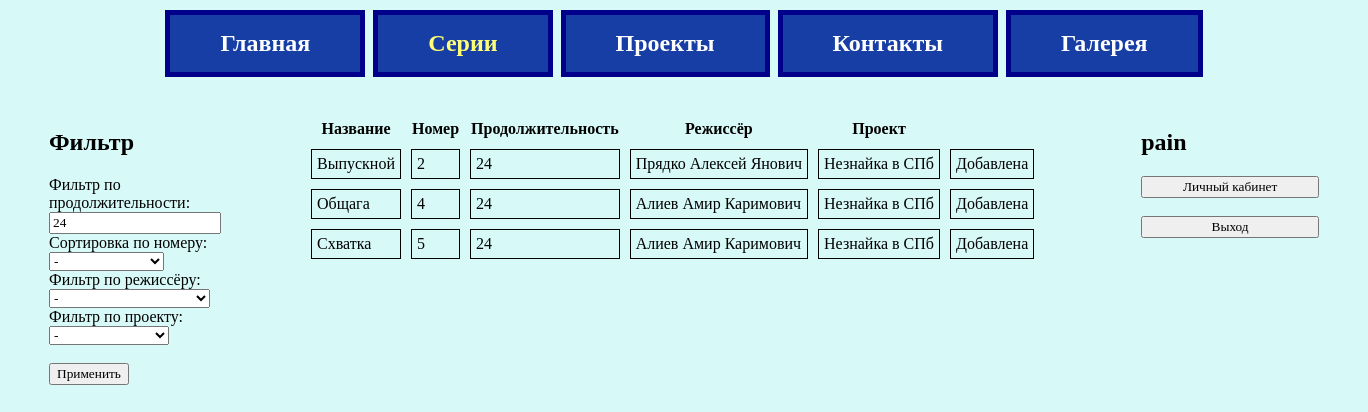
Screenshot of /series.php?duration=24 (signed in) with the database file from the repository.
### tables this page shows
CREATE TABLE `series` (
  `id` int(4) NOT NULL,
  `name` varchar(60) NOT NULL,
  `num` int(3) NOT NULL,
  `duration` int(3) NOT NULL,
  `emp_id` int(4) NOT NULL,
  `project_id` int(4) NOT NULL
);

CREATE TABLE `employees` (
  `id` int(7) NOT NULL,
  `name` varchar(60) NOT NULL,
  `position` varchar(60) NOT NULL,
  `login` varchar(60) NOT NULL,
  `pass` varchar(60) NOT NULL
);

CREATE TABLE `projects` (
  `id` int(4) NOT NULL,
  `name` varchar(60) NOT NULL,
  `genre` varchar(60) NOT NULL,
  `age_limit` varchar(20) NOT NULL,
  `emp_id` int(4) NOT NULL,
  `sponsor_id` int(4) NOT NULL
);

### series.php (the view, shortened to what this page needs)
<!DOCTYPE html>
<html>
<head>
    <link rel="stylesheet" href="style1.css">
    <link rel="stylesheet" href="style2.css">
</head>
<body bgcolor="D7F9F7">
    <link rel="stylesheet" href="style2.css">
    <div class="page">
        <div class="block0">
            <ul class="nav">
                <li><a class="buttons" href="index.php">Главная</a></li>
                <li><a class="mainbuttons" href="series.php">Серии</font></a></li>
                <li><a class="buttons" href="projects.php">Проекты</font></a></li>
                <li><a class="buttons" href="ref.php">Контакты</font></a></li>
        	    <li><a class="buttons" href="sponsors.php">Галерея</font></a></li>
            </ul>
        </div>
        <div class="container">
            <div class="block1" <?php session_start(); if ($_SESSION['user'] == "in"){
                } ?>>
                <h2>Фильтр</h2>
                <form method="GET" action="">
                    <label>Фильтр по продолжительности:</label>
                    <input type="text" name="duration" value="<?php echo isset($_GET['duration']) ? $_GET['duration'] : ''; ?>" />
                    <br>
                    <label>Сортировка по номеру:</label>
                    <select name="sort">
                        <option value="no"<?php if(isset($_GET['sort']) && $_GET['sort'] == 'no') { echo ' selected="selected"'; } ?>>-</option>
                    </select>
                    <br>
                    <?php
                    echo '<label>Фильтр по режиссёру:</label><br>';
                    echo '<select name="rez" id="rez" size="1">';
                    echo '<option value = "no">-</option>';
                    echo '</select>';
                    echo '<br>';
                    echo '<label>Фильтр по проекту:</label><br>';
                    echo '<select name="pro" id="pro" size="1">';
                    echo '<option value = "no">-</option>';
                    echo '</select>';
                    echo '<br><br>';
                    ?>
                    <input type="submit" value="Применить" />
                </form>
            </div>
            <div class="block2">
                    <?php
                include 'db.php';
                $impid= $_SESSION['id_user'];
                $query = "SELECT * FROM series WHERE id IN (SELECT id_ser FROM busket WHERE id_user = $impid)";
                if(isset($_GET['duration'])) {
                    $dur = (int)$_GET['duration'];
                    if($dur > 0) {
                        $query .= " AND duration = $dur";
                    }
                }
                $result = mysqli_query($conn, $query);
                echo '<table>';
                echo '<tr><th>Название</th><th>Номер</th><th>Продолжительность</th><th>Режиссёр</th><th>Проект</th></tr>';
                while ($row = mysqli_fetch_array($result)) {
                    echo '<tr>';
                    echo '<td>' . $row['name'] . '</td>';
                    echo '<td>' . $row['num'] . '</td>';
                    echo '<td>' . $row['duration'] . '</td>';
                    $sql4 = intval($row['emp_id']);
                    $nq = "SELECT name FROM employees WHERE id = $sql4";
                    $itog = mysqli_query($conn, $nq);
                    $row2 = mysqli_fetch_assoc($itog);
                    echo '<td>' .htmlspecialchars($row2['name']). '</td>';
                    $sql5 = intval($row['project_id']);
                    $nq2 = "SELECT name FROM projects WHERE id = $sql5";
                    $itog2 = mysqli_query($conn, $nq2);
                    $row3 = mysqli_fetch_assoc($itog2);
                    echo '<td>' .htmlspecialchars($row3['name']). '</td>';
                    if ($_SESSION['user'] == "in"){
                        $rsql = ($row['id']);
                        $usql = ($_SESSION['id_user']);
                        $nq3 = "SELECT id FROM busket WHERE (id_ser = $rsql AND id_user = $usql)";
                        $itog3 = mysqli_query($conn, $nq3);
                        $row4 = mysqli_fetch_assoc($itog3);
                        if(empty($row4['id'])){
                            echo '<td><form method="POST" action=""><input type="hidden" name="id" value="' . $row['id'] . '"><input type="submit" name="add_to_list" value="+"></form></td>';
                        }
                        else{
                            echo '<td>Добавлена</td>';
                        }
                    }
                    echo '</tr>';
                }
                echo '</table>';
            ?>
            </div>
            <div class="block3">
                <?php
                if ($_SESSION['user'] != "in"){
                    if ($_SESSION['regaut']=="reg"){
                    echo '<form method="POST" style="text-align: left;">
                            <h2>Регистрация</h2>
                            E-Mail:<br><input type="text" style="width:100%;" name="email_register_input" > <br>
                            Логин:<br><input type="text" style="width:100%;" name="login_register_input"> <br>
                            Пароль:<br><input type="password" style="width:100%;" name="password_register_input" > <br>
                            <br>
                            <input style="width:100%;"  type="submit" name="do_register_btn" value="Зарегистрироваться и войти"></input>
                            <br><br>
                            <input style="width:100%;"  type="submit" name="to_auth_btn" value="Авторизация"></input>
                        </form>';
                    }
                    else{
                        echo '<form method="POST" style="text-align: left;">
                            <h2>Авторизация</h2>
                            Логин:<br><input type="text" style="width:100%;" name="login_aut_input"> <br>
                            Пароль:<br><input type="password" style="width:100%;" name="password_aut_input" > <br>
                            <br>
                            <input style="width:100%;"  type="submit" name="run_auth_btn" value="Войти"></input>
                            <br><br>
                            <input style="width:100%;"  type="submit" name="to_reg_btn" value="Регистрация"></input>
                        </form>';
                    }
                }
                else{
                    $tmp = $_SESSION['the_login'];
                    echo '<form method="POST" style="text-align: left;">
                            <h2>';
                    echo $tmp;
                    echo '</h2>';
                    echo '
                            <input style="width:100%;"  type="submit" name="to_lk_btn" value="Личный кабинет"></input>
                            <br><br>
                            <input style="width:100%;"  type="submit" name="exit_btn" value="Выход"></input>
                        </form>';
                }
                ?>
            </div>
        </div>
    </div>
</body>
</html>

### style1.css (style rules this page uses)
.nav li { display: inline; }
ul.nav a { margin: 2px; display: inline-block; padding-right: 50px; padding-left: 50px; padding-top: 15px; padding-bottom: 15px; background-color: #163ea4; border: 5px solid #00008B; text-decoration: none; text-align: center; font-weight: 600; font-size: 150%; }

### style2.css (style rules this page uses)
.container { display: flex; margin-top: 30px; }
.block0 { margin: auto; height: 10%; width: 100%; text-align: center; }
.block1 { height: 900px; width: 230px; margin-right: 40px; margin-left: 40px; }
.block2 { height: 100%; width: 100%; font-family: century gothic; margin-left: 40px; }
.block3 { height: 100%; width: 300px; margin-right: 40px; margin-left: 40px; font-family: century gothic; }
.buttons { font-family: century gothic; color: white; padding: 1px; }
.mainbuttons { font-family: century gothic; color: #FFFF77; }

### series.php (style rules this page uses)
table { border-collapse: separate; border-spacing: 10px; font-family: century gothic; }
td { padding: 5px; border: 1px solid #000; font-family: century gothic; }
label { font-family: century gothic; }
select { font-family: century gothic; }
input { font-family: century gothic; }
h2 { font-family: century gothic; }
a { font-family: century gothic; }

### rows the page displays
series: name "Выпускной", num "2", duration "24", emp.name "Прядко Алексей Янович", project.name "Незнайка в СПб"
series: name "Общага", num "4", duration "24", emp.name "Алиев Амир Каримович", project.name "Незнайка в СПб"
series: name "Схватка", num "5", duration "24", emp.name "Алиев Амир Каримович", project.name "Незнайка в СПб"

### other values shown
$tmp "pain"
